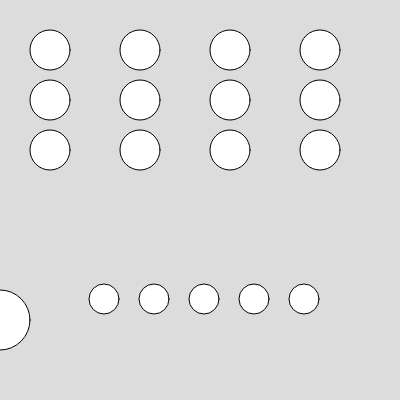
Frame 1 (no input)
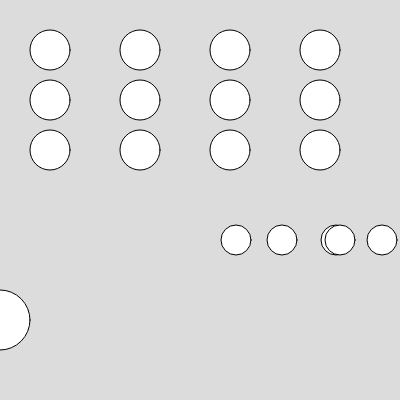
Frame 60 (no input)
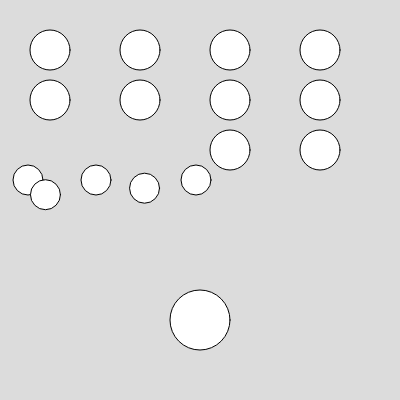
Frame 120 (the mouse pressed at the canvas centre since frame 60)

The p5.js sketch that drew these frames (run headless with seeded random() and noise() and a simulated clock; from frame 60 on, the mouse is pressed at the canvas centre):

// p5.js sketch
// ── sketch.js
function setup() {
	createCanvas(400, 400);
	// ブロックを生成してblocks変数に詰める
	for (let i = 0; i < 12; i++) {
		let p = new Vec2(90 * (i % 4) + 50, 50 * floor(i / 4) + 50);
		blocks.push(new Block(p, 20));
	}

	// 生成するボールの数を決める
	let min_number = 2;
	let max_number = 5;
	let number =
	Math.floor(Math.random() * (max_number - min_number + 1)) + min_number;

	// ボールを生成してballs変数に詰める
	for (let i = 0; i < number; i++) {
		let b = new Ball(new Vec2(300 - 50 * i, 300), new Vec2(240, -60), 15);
		balls.push(b);
	}
}

class Vec2 {
	constructor(_x, _y) {
		this.x = _x;
		this.y = _y;
	}
	// このベクトルと、引数のベクトルbの和を計算する
	add(b) {
		let a = this;
		return new Vec2(a.x + b.x, a.y + b.y);
	}
	// このベクトルを実数s倍したベクトルを計算する
	mul(s) {
		let a = this;
		return new Vec2(s * a.x, s * a.y);
	}
	// このベクトルの大きさを求める
	mag() {
		let a = this;
		return sqrt(a.x ** 2 + a.y ** 2);
	}
	// このベクトルと引数のベクトルbの差を求める
	sub(b) {
		let a = this;
		return new Vec2(a.x - b.x, a.y - b.y);
	}
	// このベクトルを正規化したベクトルを求める
	norm() {
		let a = this;
		return a.mul(1 / a.mag());
	}
	// このベクトルと引数のベクトルbの、ドット積（内積）を求める
	dot(b) {
		let a = this;
		return a.x * b.x + a.y * b.y;
	}
	// このベクトルの反射ベクトルを求める。
	// wは、法線ベクトルとする（大きさは問わない）
	reflect(w) {
		let v = this;
		let cosTheta = v.mul(-1).dot(w) / (v.mul(-1).mag() * w.mag());
		let n = w.norm().mul(v.mag() * cosTheta);
		let r = v.add(n.mul(2));
		return r;
	}
}

class Ball {
	constructor(_p, _v, _r) {
		this.p = _p; //ボールの中心の位置ベクトル
		this.v = _v; //ボールの速度ベクトル
		this.r = _r; //ボールの半径
	}
}

class Block {
	constructor(_p, _r) {
		this.p = _p; //ブロックの中心の位置ベクトル
		this.r = _r; //ブロックの半径
	}
}

class Paddle {
	constructor(_p, _r) {
		this.p = _p; //パドルの中心の位置ベクトル
		this.r = _r; //半径
	}
}

// ボールを作る
let balls = [];

// ブロックを作る
let blocks = [];

// パドルを作る
let paddle = new Paddle(new Vec2(200, 320), 30);

function draw() {
	for (let ball of balls) {
		// ボールを移動させる
		ball.p = ball.p.add(ball.v.mul(1 / 60));

		// ボールが左端か右端に来たら反射
		if (ball.p.x < 15 || ball.p.x > 385) {
			ball.v.x = -ball.v.x;
		}
		// ボールが上端に来たら反射
		if (ball.p.y < 15 || ball.p.y > 385) {
			ball.v.y = -ball.v.y;
		}
		// ボールとブロックの衝突判定
		for (let block of blocks) {
			let d = block.p.sub(ball.p).mag(); //距離
			if (d < ball.r + block.r) {
				// ぶつかっていたら、ボールの速度を反射させる
				let w = ball.p.sub(block.p);
				let r = ball.v.reflect(w);
				ball.v = r;
				// ブロックを消す
				blocks.splice(blocks.indexOf(block), 1);
			}
		}

		// パドルの操作
		paddle.p.x = mouseX;
		// ボールとパドルの衝突判定
		let d = paddle.p.sub(ball.p).mag(); //距離
		if (d < ball.r + paddle.r) {
			// ぶつかっていたら、ボールの速度を反射させる
			let w = ball.p.sub(paddle.p);
			let r = ball.v.reflect(w);
			ball.v = r;
			// めりこみ防止
			ball.p = paddle.p.add(w.norm().mul(ball.r + paddle.r));
		}
	}

	// 画面を塗りつぶす（消去）
	background(220);
	// ボールを描画
	for (let ball of balls) {
		circle(ball.p.x, ball.p.y, 2 * ball.r);
	}
	// ブロックを描画
	for (let b of blocks) {
		circle(b.p.x, b.p.y, 2 * b.r);
	}
	// パドルを描画
	circle(paddle.p.x, paddle.p.y, 2 * paddle.r);
}
